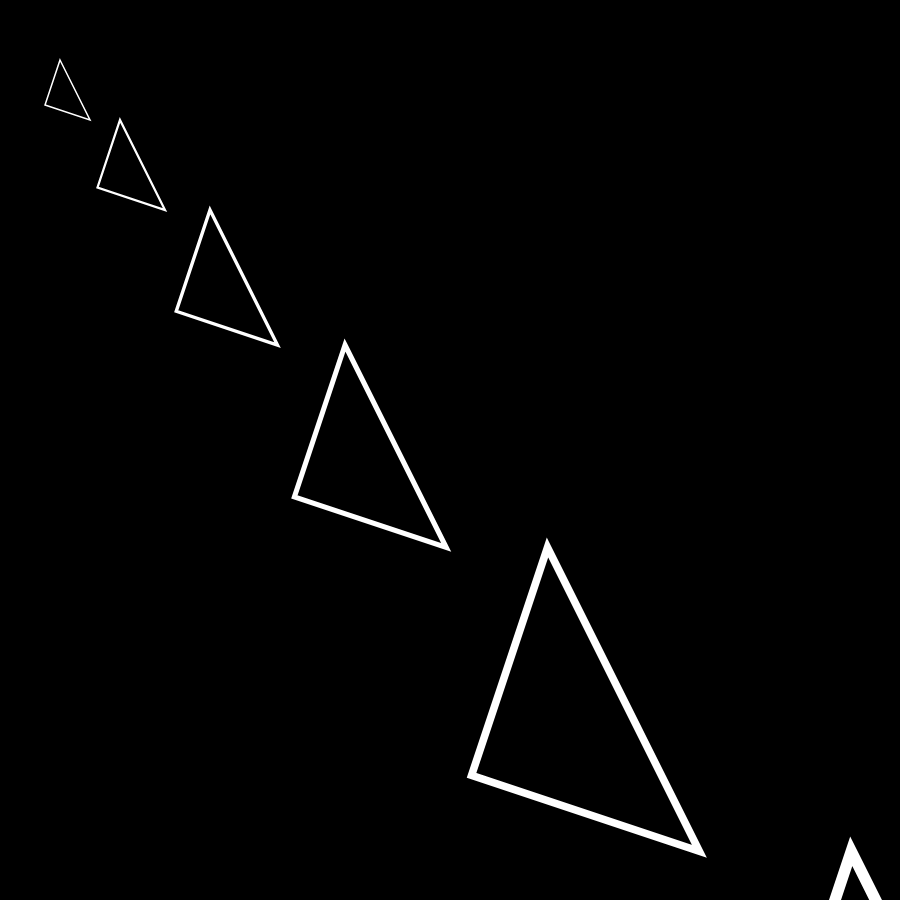
Frame 1 (no input)
Frame 60 (no input): identical to frame 1, image omitted
Frame 120 (the mouse pressed at the canvas centre since frame 60): identical to frame 1, image omitted

The p5.js sketch that drew this single still picture (run headless with seeded random() and noise() and a simulated clock; from frame 60 on, the mouse is pressed at the canvas centre):

// p5.js sketch
// ── sketch.js
function setup() {
  createCanvas(900, 900);
  noFill();
  stroke(255);
}

function draw() {
  background(0);

  for (var i=0; i<8; i++) {
    translate(30, 30);
    scale(1.5, 1.5);
    triangle(20, 20, 40, 60, 10, 50);
  }
  
}
